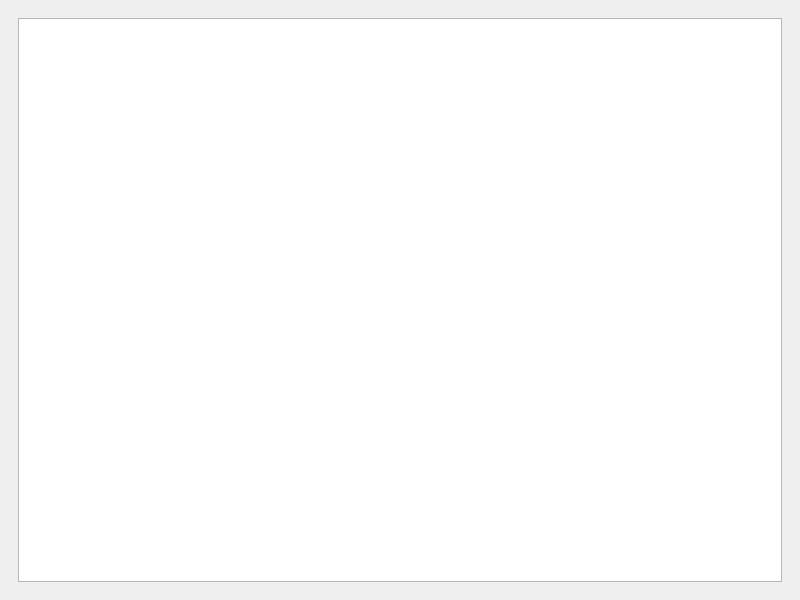
<?xml version="1.0" encoding="UTF-8"?>
<ui version="4.0">
 <class>MainWindow</class>
 <widget class="QMainWindow" name="MainWindow">
  <property name="geometry">
   <rect>
    <x>0</x>
    <y>0</y>
    <width>800</width>
    <height>600</height>
   </rect>
  </property>
  <property name="windowTitle">
   <string>Кофе</string>
  </property>
  <widget class="QWidget" name="centralwidget">
   <layout class="QHBoxLayout" name="horizontalLayout">
    <item>
     <widget class="QWidget" name="widget" native="true">
      <layout class="QVBoxLayout" name="verticalLayout">
       <item>
        <widget class="QTableWidget" name="table"/>
       </item>
      </layout>
     </widget>
    </item>
   </layout>
  </widget>
 </widget>
 <resources/>
 <connections/>
</ui>
